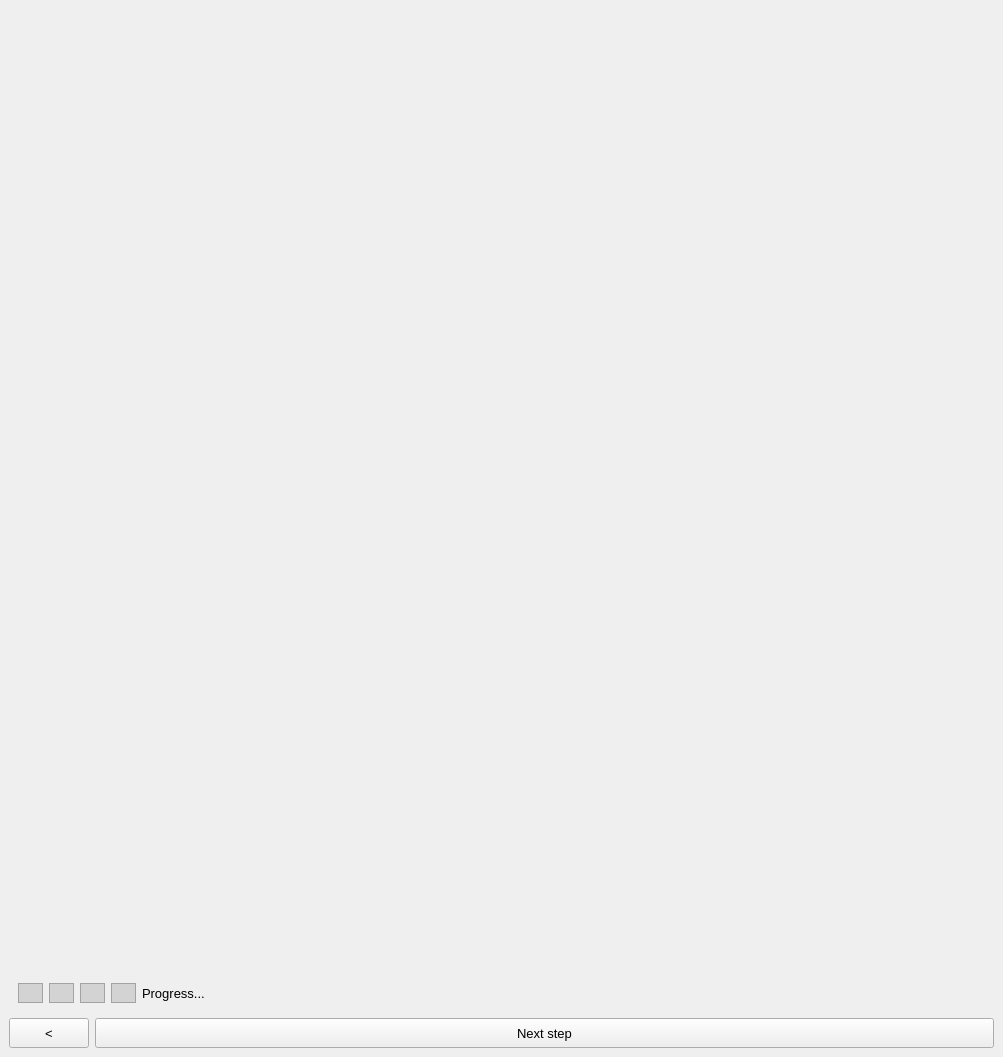
<?xml version="1.0" encoding="UTF-8"?>
<ui version="4.0">
 <class>MainWindow</class>
 <widget class="QMainWindow" name="MainWindow">
  <property name="geometry">
   <rect>
    <x>0</x>
    <y>0</y>
    <width>1003</width>
    <height>1057</height>
   </rect>
  </property>
  <property name="sizePolicy">
   <sizepolicy hsizetype="Preferred" vsizetype="Expanding">
    <horstretch>0</horstretch>
    <verstretch>0</verstretch>
   </sizepolicy>
  </property>
  <property name="maximumSize">
   <size>
    <width>16777215</width>
    <height>16777215</height>
   </size>
  </property>
  <property name="font">
   <font>
    <pointsize>10</pointsize>
   </font>
  </property>
  <property name="windowTitle">
   <string>MainWindow</string>
  </property>
  <widget class="QWidget" name="centralwidget">
   <layout class="QVBoxLayout" name="verticalLayout">
    <item>
     <widget class="QFrame" name="titleWidget">
      <property name="sizePolicy">
       <sizepolicy hsizetype="Preferred" vsizetype="Fixed">
        <horstretch>0</horstretch>
        <verstretch>0</verstretch>
       </sizepolicy>
      </property>
      <property name="maximumSize">
       <size>
        <width>16777215</width>
        <height>150</height>
       </size>
      </property>
      <property name="styleSheet">
       <string notr="true">QFrame {
	border: none;
}</string>
      </property>
      <property name="frameShape">
       <enum>QFrame::StyledPanel</enum>
      </property>
      <property name="frameShadow">
       <enum>QFrame::Raised</enum>
      </property>
     </widget>
    </item>
    <item>
     <widget class="QStackedWidget" name="stackedWidget">
      <property name="currentIndex">
       <number>3</number>
      </property>
      <widget class="QWidget" name="pagePreprocessing"/>
      <widget class="QWidget" name="pageSegmentation"/>
      <widget class="QWidget" name="pageSignalAnalysis"/>
      <widget class="QWidget" name="pageDownload"/>
     </widget>
    </item>
    <item>
     <widget class="QWidget" name="widget" native="true">
      <property name="enabled">
       <bool>true</bool>
      </property>
      <layout class="QHBoxLayout" name="horizontalLayout_2">
       <item>
        <widget class="QFrame" name="stepBar0">
         <property name="sizePolicy">
          <sizepolicy hsizetype="Fixed" vsizetype="Preferred">
           <horstretch>0</horstretch>
           <verstretch>0</verstretch>
          </sizepolicy>
         </property>
         <property name="minimumSize">
          <size>
           <width>25</width>
           <height>0</height>
          </size>
         </property>
         <property name="maximumSize">
          <size>
           <width>25</width>
           <height>16777215</height>
          </size>
         </property>
         <property name="styleSheet">
          <string notr="true">QFrame {
    background-color: lightgray;
}</string>
         </property>
         <property name="frameShape">
          <enum>QFrame::StyledPanel</enum>
         </property>
         <property name="frameShadow">
          <enum>QFrame::Raised</enum>
         </property>
        </widget>
       </item>
       <item>
        <widget class="QFrame" name="stepBar1">
         <property name="sizePolicy">
          <sizepolicy hsizetype="Fixed" vsizetype="Preferred">
           <horstretch>0</horstretch>
           <verstretch>0</verstretch>
          </sizepolicy>
         </property>
         <property name="minimumSize">
          <size>
           <width>25</width>
           <height>0</height>
          </size>
         </property>
         <property name="maximumSize">
          <size>
           <width>25</width>
           <height>16777215</height>
          </size>
         </property>
         <property name="styleSheet">
          <string notr="true">QFrame {
    background-color: lightgray;
}</string>
         </property>
         <property name="frameShape">
          <enum>QFrame::StyledPanel</enum>
         </property>
         <property name="frameShadow">
          <enum>QFrame::Raised</enum>
         </property>
        </widget>
       </item>
       <item>
        <widget class="QFrame" name="stepBar2">
         <property name="sizePolicy">
          <sizepolicy hsizetype="Fixed" vsizetype="Preferred">
           <horstretch>0</horstretch>
           <verstretch>0</verstretch>
          </sizepolicy>
         </property>
         <property name="minimumSize">
          <size>
           <width>25</width>
           <height>0</height>
          </size>
         </property>
         <property name="maximumSize">
          <size>
           <width>25</width>
           <height>16777215</height>
          </size>
         </property>
         <property name="styleSheet">
          <string notr="true">QFrame {
    background-color: lightgray;
}</string>
         </property>
         <property name="frameShape">
          <enum>QFrame::StyledPanel</enum>
         </property>
         <property name="frameShadow">
          <enum>QFrame::Raised</enum>
         </property>
        </widget>
       </item>
       <item>
        <widget class="QFrame" name="stepBar3">
         <property name="sizePolicy">
          <sizepolicy hsizetype="Fixed" vsizetype="Preferred">
           <horstretch>0</horstretch>
           <verstretch>0</verstretch>
          </sizepolicy>
         </property>
         <property name="minimumSize">
          <size>
           <width>25</width>
           <height>0</height>
          </size>
         </property>
         <property name="maximumSize">
          <size>
           <width>25</width>
           <height>16777215</height>
          </size>
         </property>
         <property name="styleSheet">
          <string notr="true">QFrame {
    background-color: lightgray;
}</string>
         </property>
         <property name="frameShape">
          <enum>QFrame::StyledPanel</enum>
         </property>
         <property name="frameShadow">
          <enum>QFrame::Raised</enum>
         </property>
        </widget>
       </item>
       <item>
        <widget class="QLabel" name="progressLabel">
         <property name="text">
          <string>Progress...</string>
         </property>
        </widget>
       </item>
       <item>
        <spacer name="horizontalSpacer">
         <property name="orientation">
          <enum>Qt::Horizontal</enum>
         </property>
         <property name="sizeType">
          <enum>QSizePolicy::Fixed</enum>
         </property>
         <property name="sizeHint" stdset="0">
          <size>
           <width>745</width>
           <height>20</height>
          </size>
         </property>
        </spacer>
       </item>
      </layout>
     </widget>
    </item>
    <item>
     <layout class="QHBoxLayout" name="horizontalLayout" stretch="0,1">
      <item>
       <widget class="QPushButton" name="backButton">
        <property name="minimumSize">
         <size>
          <width>0</width>
          <height>30</height>
         </size>
        </property>
        <property name="text">
         <string>&lt;</string>
        </property>
       </widget>
      </item>
      <item>
       <widget class="QPushButton" name="nextButton">
        <property name="minimumSize">
         <size>
          <width>0</width>
          <height>30</height>
         </size>
        </property>
        <property name="text">
         <string>Next step</string>
        </property>
        <property name="iconSize">
         <size>
          <width>16</width>
          <height>16</height>
         </size>
        </property>
       </widget>
      </item>
     </layout>
    </item>
   </layout>
  </widget>
 </widget>
 <resources/>
 <connections/>
</ui>
